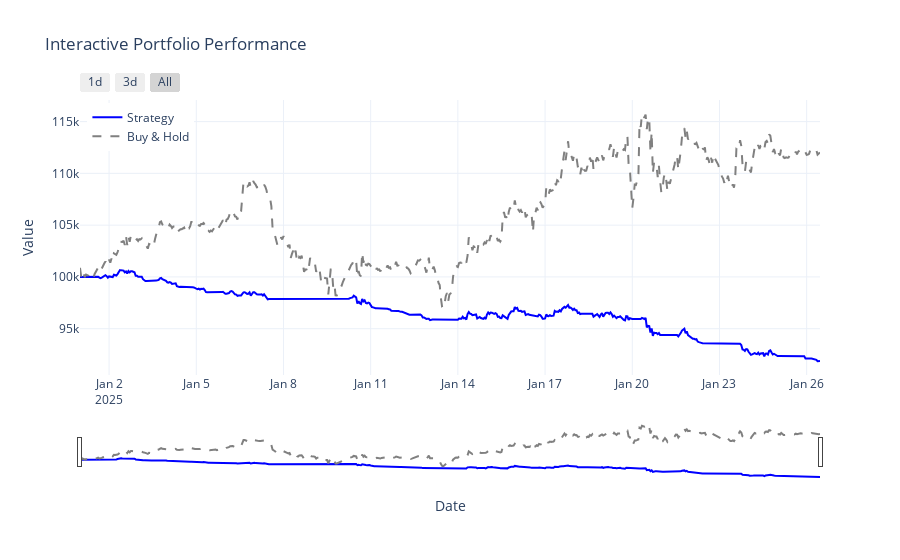

This figure's notebook cell:
### Code cell
e.plot(show_signals= False)

### Figure 1 — Plotly figure (JSON) as saved in the notebook; plotly's stock layout.template omitted (floating-point values rounded to 4 significant figures; data arrays with more than 128 entries replaced by an {"elided": "..."} marker saying what was removed)
{"data": [{"line": {"color": "blue"}, "mode": "lines", "name": "Strategy", "type": "scatter", "x": {"elided": "612 str values"}, "y": {"elided": "612 float values"}}, {"line": {"color": "gray", "dash": "dash"}, "mode": "lines", "name": "Buy & Hold", "type": "scatter", "x": {"elided": "612 str values"}, "y": {"elided": "612 float values"}}], "layout": {"hovermode": "x unified", "legend": {"x": 0.01, "y": 0.99}, "title": {"text": "Interactive Portfolio Performance"}, "xaxis": {"rangeselector": {"buttons": [{"count": 24, "label": "1d", "step": "hour", "stepmode": "backward"}, {"count": 72, "label": "3d", "step": "hour", "stepmode": "backward"}, {"label": "All", "step": "all"}]}, "rangeslider": {"visible": true}, "title": {"text": "Date"}, "type": "date"}, "yaxis": {"title": {"text": "Value"}}}}
